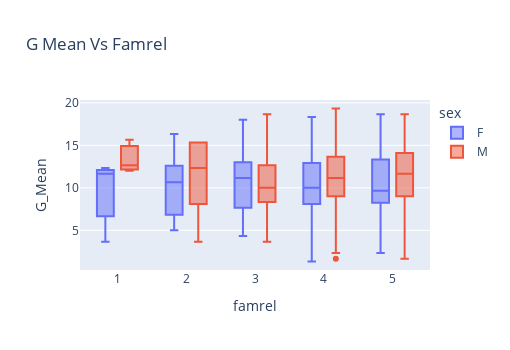

Notebook code for this chart:
### Code cell
# sns.boxplot(x = 'famrel', y = 'G_Mean', hue='sex', data = df)
ex.box(x = 'famrel', y = 'G_Mean', data_frame= df, color='sex',height=350, width=510, title='G Mean Vs Famrel')

### Figure 1 — Plotly figure (JSON) as saved in the notebook; plotly's stock layout.template omitted (floating-point values rounded to 4 significant figures; data arrays with more than 128 entries replaced by an {"elided": "..."} marker saying what was removed)
{"data": [{"alignmentgroup": "True", "hovertemplate": "sex=F<br>famrel=%{x}<br>G_Mean=%{y}<extra></extra>", "legendgroup": "F", "marker": {"color": "#636efa"}, "name": "F", "notched": false, "offsetgroup": "F", "orientation": "v", "showlegend": true, "type": "box", "x": {"elided": "208 int values"}, "x0": " ", "xaxis": "x", "y": {"elided": "208 float values"}, "y0": " ", "yaxis": "y"}, {"alignmentgroup": "True", "hovertemplate": "sex=M<br>famrel=%{x}<br>G_Mean=%{y}<extra></extra>", "legendgroup": "M", "marker": {"color": "#EF553B"}, "name": "M", "notched": false, "offsetgroup": "M", "orientation": "v", "showlegend": true, "type": "box", "x": {"elided": "187 int values"}, "x0": " ", "xaxis": "x", "y": {"elided": "187 float values"}, "y0": " ", "yaxis": "y"}], "layout": {"boxmode": "group", "height": 350, "legend": {"title": {"text": "sex"}, "tracegroupgap": 0}, "title": {"text": "G Mean Vs Famrel"}, "width": 510, "xaxis": {"anchor": "y", "domain": [0, 1], "title": {"text": "famrel"}}, "yaxis": {"anchor": "x", "domain": [0, 1], "title": {"text": "G_Mean"}}}}
